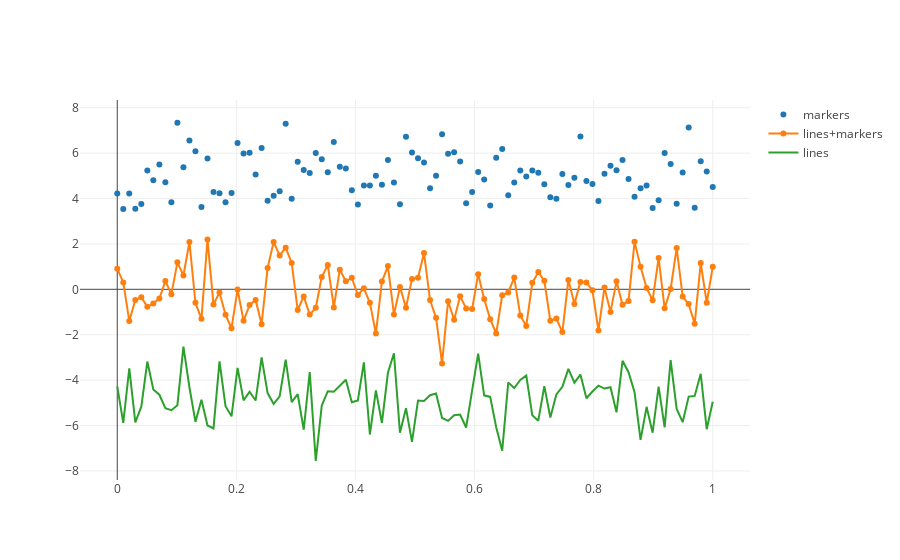

The code cell stored with this chart in its notebook:
### Markdown cell above
# Line Chart

### Code cell
N = 100
random_x = np.linspace(0,1,N)
random_y0 = np.random.randn(N)+5
random_y1 = np.random.randn(N)
random_y2 = np.random.randn(N)-5

trace0 = go.Scatter( x = random_x, y = random_y0, mode = 'markers', name = 'markers')
trace1 = go.Scatter( x = random_x, y = random_y1, mode = 'lines+markers', name = 'lines+markers')
trace2 = go.Scatter( x = random_x, y = random_y2, mode = 'lines', name = 'lines')

data = [trace0,trace1,trace2]
py.iplot(data)
